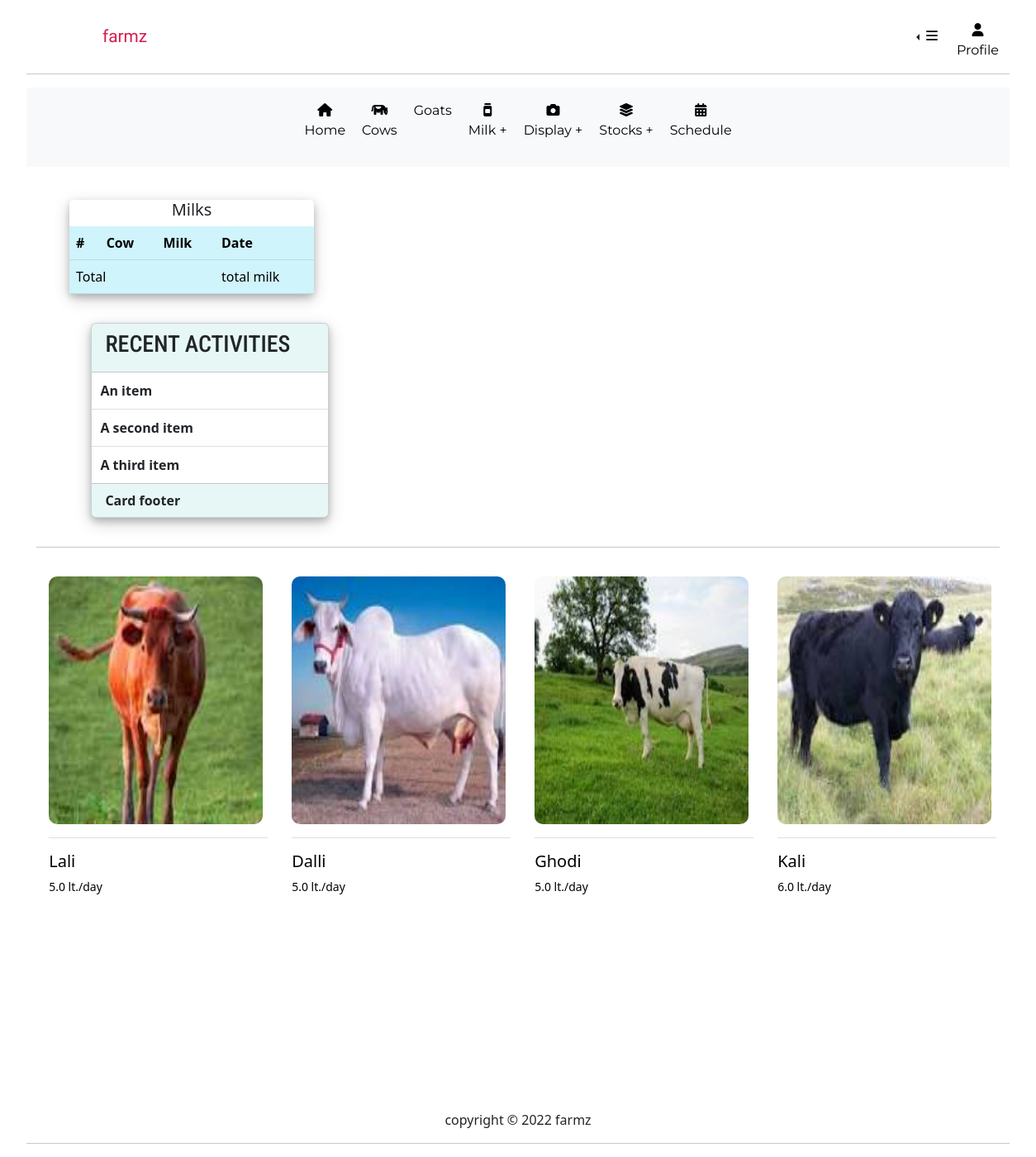
The page /cows/cowlist/ on the database as committed earlier.
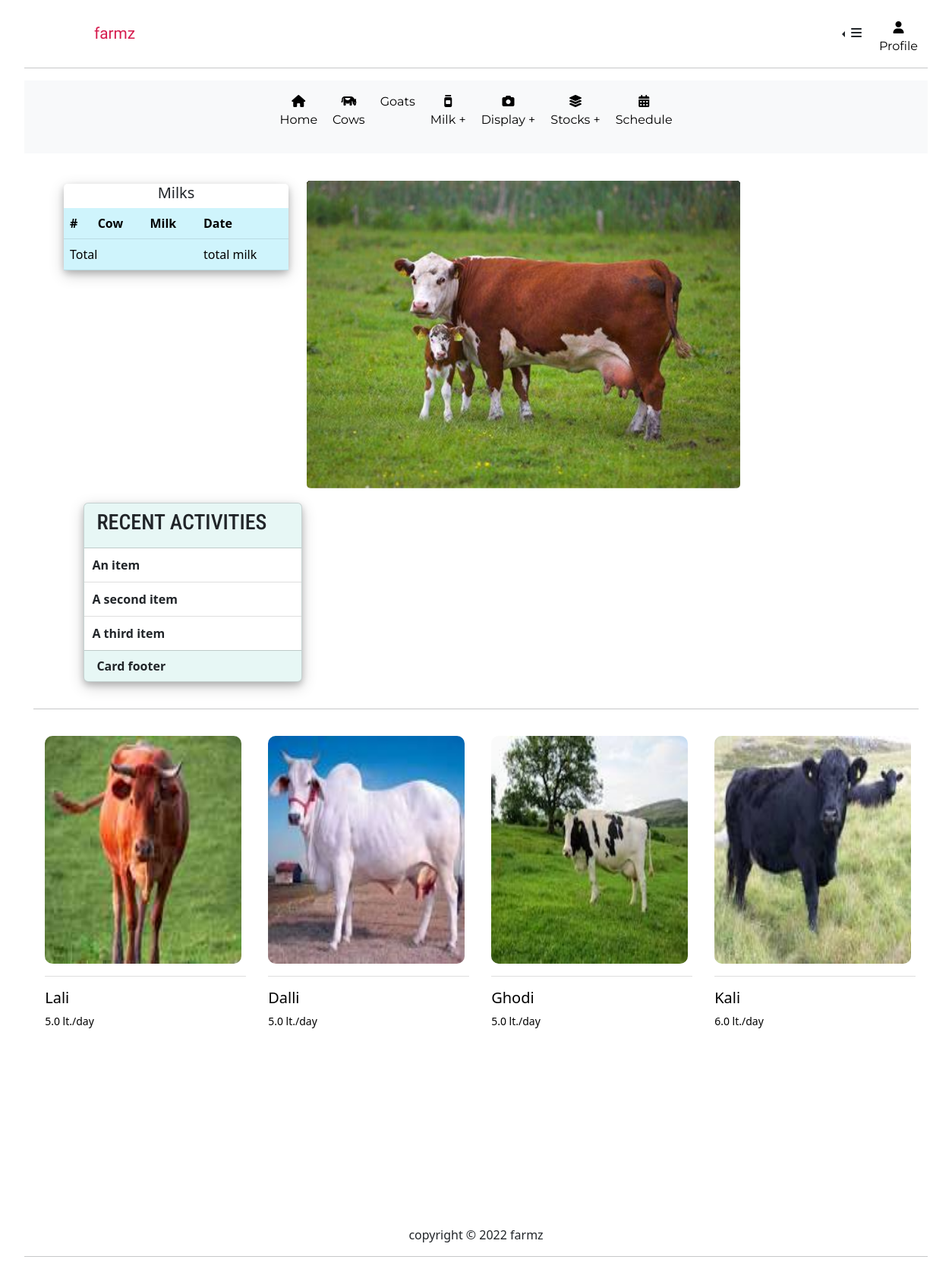
The same page on the database as committed later.
### cows/models.py (models this page shows, shortened)
class Cow(models.Model):
	name=models.CharField(max_length=100)
	age=models.IntegerField()
	image=models.ImageField(upload_to='cowImages/',default='cowdefault.jpg')
	color=models.CharField(max_length=100)
	breed=models.CharField(max_length=100)
	category=models.CharField(max_length=2,choices=COW_CHOICES)
	gender=models.CharField(max_length=1,choices=GENDER_CHOICES)
	milkAverage=models.FloatField(default=1)

### farmapp/models.py (models this page shows, shortened)
class DisplayImage(models.Model):
	frontdisplayImg=models.ImageField(upload_to="display_img/",default="defaultDisplay.jpg", null=True,blank=True)
	cowDisplay=models.ImageField(upload_to="cowImage/",default="cowDisplay.jpg", null=True,blank=True)
	goatDisplay=models.ImageField(upload_to="goatImage/",default="goatDefault.jpg", null=True,blank=True)
	def get_cow_display(self):
		return self.cowDisplay.url

### cows/views.py (the view)
# urls.py: path('cowlist/',cowList,name="cow-list"),
def cowList(request):
	today=date.today()
	displays=DisplayImage.objects.all()
	infos=CowInfo.objects.filter(today=today)
	cows=Cow.objects.all()
	return render(request,'cows/cows.html',{'cows':cows,'displays':displays,'infos':infos})

### cows/templates/cows/cows.html (shortened to what this page needs)
{%extends 'farmapp/base.html'%}
{%load crispy_forms_tags%}
{%block content%}
<div class="cowbody">
	<div class="row">
		<div class="col-lg-3 right-home-col">
			<div class="milkinfo mt-4">
				<table class="table table-info">
				  <thead>
				  	<h5 style="text-align: center;">Milks</h5>
				    <tr>
				      <th scope="col">#</th>
				      <th scope="col">Cow</th>
				      <th scope="col">Milk</th>
				      <th scope="col">Date</th>
				    </tr>
				  </thead>
				  <tfoot>
				    <td colspan="3">Total</td>
				    <td>total milk</td>
				  </tfoot>
				</table>
			</div>
		</div>
		<div class="col-lg-6">
			<div id="carouselExampleFade" class="carousel slide carousel-fade" data-bs-ride="carousel">
			  <div class="carousel-inner">
			  	{%for display in displays%}
			    <div class="carousel-item active">
			      <img src="{{display.get_cow_display}}" class="d-block w-100" id="frontDisplay" alt="...">
			    </div>
			    {%endfor%}
			  </div>
			</div>
		</div>
			<div class="col-lg-3 right-cow-card">
				<div class="card left-card" style="width: 18rem;">
					<div class="card-header">
						<h3>Recent Activities</h3>
					</div>
					<div class="card-body">
					  <ul class="list-group list-group-flush">
					    <li class="list-group-item">An item</li>
					    <li class="list-group-item">A second item</li>
					    <li class="list-group-item">A third item</li>
					  </ul>
					</div>
				  	<div class="card-footer">
				    	Card footer
				  	</div>
				</div>
			</div>
	</div>
</div>
<hr style="margin-top:2rem;">
<div class="bottom-card-home container-fluid">
	<div class="row listrow">
		{%for cow in cows%}
		<div class="col-lg-3 col-md-4 cowbottom">
			<div>
				<div class="cow-list-img">
					<img src="{{cow.image.url}}" class="cowImg" alt="{{cow.name}} image">
				</div>
				<hr style="color: grey; width: 265px; margin:1rem 0 1rem 0;">
				<a href="{%url 'cowdetail' cow.id%}" class="cardlinks">
					<h5>{{cow.name}}</h5>
					<small>
						<p class="text-faded">{{cow.milkAverage}} lt./day</p>
					</small>
				</a>
			</div>
		</div>
		{%endfor%}
	</div>
</div>
{%endblock content%}

### farmapp/templates/farmapp/base.html (shortened to what this page needs)
{% load static %}
<!DOCTYPE html>
<html>
<head>
    <link href="https://cdn.jsdelivr.net/npm/bootstrap@5.2.0/dist/css/bootstrap.min.css" rel="stylesheet">
	<link rel="stylesheet" type="text/css" href="{%static 'farmapp/main.css'%}">
	<link rel="stylesheet" type="text/css" href="{%static 'cows/main.css'%}">
	<link rel="stylesheet" type="text/css" href="{%static 'goats/main.css'%}">
</head>
<body>
	 <nav class="navbar navbar-expand-lg navbar-light">
	    <div class="container-fluid">
	      <a class="navbar-brand" href="{%url 'home'%}">farmz</a>
	      <div class="collapse navbar-collapse" id="navbarSupportedContent">
	        <ul class="navbar-nav me-auto mb-2 mb-lg-0 topnav">
	        	<li class="nav-item mt-2">
	        		<div class="btn-group dropstart">
					  <button type="button" class="btn dropdown-toggle" data-bs-toggle="dropdown" aria-expanded="false">
					    <i class="fa-solid fa-bars"></i>
					  </button>
					</div>
		        </li>
	        	<li class="nav-item topnavItem">
	        		<a class="nav-link" aria-current="page" href="">
			           	<div class="naviconbar"><i class="fa-solid fa-user"></i></div>
			          	<p>Profile</p>
		      		</a>
		        </li>
	        </ul>
	      </div>
	    </div>
	  </nav>
	  <hr>
	  <nav class="navbar navbar-expand-lg bg-light">
		  <div class="container-fluid">
		    <div class="collapse navbar-collapse" id="navbarNavAltMarkup">
		      <div class="navbar-nav bottomnav">
		      		<li class="nav-item">
		        		<a class="nav-link" aria-current="page" href="{%url 'home'%}">
				           	<div class="naviconbar">
				           		<i class="fa-solid fa-house"></i>
				           	</div>
				          	<p>Home</p>
			      		</a>
			        </li>
			        <li class="nav-item">
		        		<a class="nav-link" aria-current="page" href="{%url 'cow-list'%}">
				           	<div class="naviconbar">
				           		<i class="fa-solid fa-cow"></i>
				           	</div>
				          	<p>Cows</p>
			      		</a>
			        </li>
			         <li class="nav-item">
		        		<a class="nav-link" aria-current="page" href="{%url 'goat-list'%}">
				          	<p>Goats</p>
			      		</a>
			        </li>
			        <li class="nav-item">
		        		<a class="nav-link" aria-current="page" href="{%url 'milkInfo'%}">
				           	<div class="naviconbar"><i class="fa-solid fa-jar"></i></div>
				          	<p>Milk +</p>
			      		</a>
			        </li>
			        <li class="nav-item">
		        		<a class="nav-link" aria-current="page" href="{%url 'displays'%}">
				           	<div class="naviconbar"><i class="fa-solid fa-camera"></i></div>
				          	<p>Display +</p>
			      		</a>
			        </li>
			        <li class="nav-item">
		        		<a class="nav-link" aria-current="page" href="{%url 'stockform'%}">
				           	<div class="naviconbar"><i class="fa-solid fa-layer-group"></i></div>
				          	<p>Stocks +</p>
			      		</a>
			        </li>
			         <li class="nav-item">
		        		<a class="nav-link" aria-current="page" href="{%url 'eventform'%}">
				           	<div class="naviconbar"><i class="fa-solid fa-calendar-days"></i></div>
				          	<p>Schedule</p>
			      		</a>
			        </li>
		      </div>
		    </div>
		  </div>
	  </nav>
	<div class="container-fluid">
		{%block content%}{%endblock content%}
	</div>
</body>
<footer>
	<div class="footer" style="text-align: center; margin-top: 15rem;">
		<p id="copyright"></p>
	</div>
</footer>
<hr>
</html>

### farmapp/static/farmapp/main.css (style rules this page uses)
body { font-family: font-family: 'Anton', sans-serif; margin: 1rem 2rem 0 2rem; }
.navbar { font-family: 'Montserrat', sans-serif; margin-bottom: 1rem; }
.navbar-brand { font-size: 1.3rem; font-family: 'Mochiy Pop One', sans-serif; color: #D61C4E; padding-left: 5rem; }
.bottomnav { margin: auto; }
.topnav { position:absolute; right:3px; top:1px; height: 4rem; }
.dropdown-toggle { border-radius: 20%; }
.nav-link { font-size: 1rem; color: black; margin: 0 2px 0px 2px; }
.naviconbar { text-align: center; }
.carousel { margin-top: 20px; }
#frontDisplay { border-radius: 5px; }
.table-info { font-size: 1rem; }
.card { font-size: 16px; font-weight: 600; background-color:#EFFFFD ; }
.card-header { font-family: 'Roboto Condensed', sans-serif; text-transform: uppercase; }
.milkinfo { border-radius: 5px; box-shadow: 0 4px 8px 0 rgba(0, 0, 0, 0.2), 0 6px 20px 0 rgba(0, 0, 0, 0.19); }
.right-home-col { width: 20rem; margin-left: 2.5rem; }
.footer { text-align: center; margin: 1rem; }

### cows/static/cows/main.css (style rules this page uses)
.right-cow-card { padding-left: 4.9rem; margin: 1.2rem 0rem .2rem 0rem ; }
.list-group-item { font-weight: 600; padding: 10px; }
.bottom-card-home { margin: auto; width: 75rem; }
.listrow { margin: 2rem 0 2rem 0; }
.cowbottom { padding: .2rem; }
.cow-list-img { width: 100%; padding: 0px; }
.cowImg { width: 90%; height: 300px; border-radius: 10px; }
.cardlinks { text-decoration: none; color: black; }

### goats/static/goats/main.css (style rules this page uses)
.card { box-shadow: 0 4px 8px 0 rgba(0, 0, 0, 0.2), 0 6px 20px 0 rgba(0, 0, 0, 0.19); }
.card-body { padding: 0; }

Rows that differ between the two databases and show on the page:
added DisplayImage: cow (picture)
